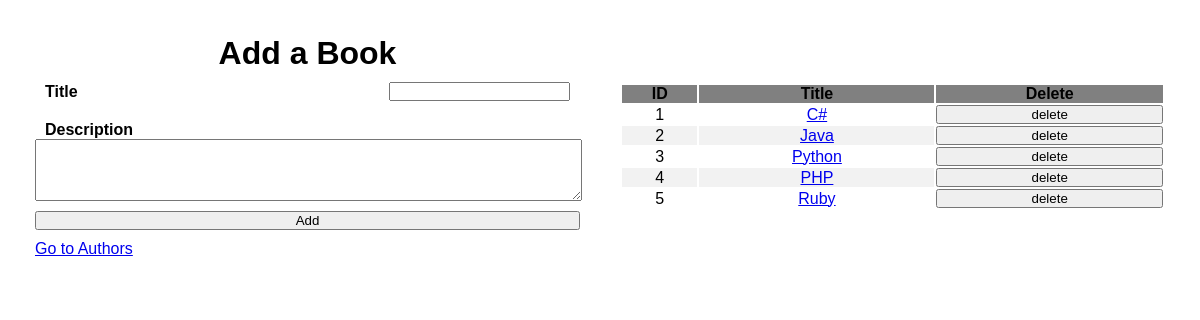
The page / on the database its author committed.
### main_app/models.py (models this page shows)
class Book(models.Model):
    title = models.CharField(max_length=255)
    description = models.TextField()
    created_at = models.DateTimeField(auto_now_add=True)
    updated_at = models.DateTimeField(auto_now=True)

### main_app/views.py (the view)
# urls.py: path('', views.index),
def index(request, page_type="books"):
    if page_type == "books":
        pass_data = Book.objects.all()
    else:
        pass_data = Author.objects.all()
    context={
        "table_data": pass_data,
        "page_type": page_type,
    }
    return render(request,"index.html",context)

### main_app/templates/index.html (shortened to what this page needs)
<!DOCTYPE html>
<html lang="en">
<head>
    {% load static %}
    <link rel="stylesheet" href="{% static 'css/style.css' %}">
</head>
<body>
    <div class="container">
        <div class="col">
            <h1>{%if page_type == "books" %}Add a Book{% else %}Add an Author{% endif %}</h1>
            <form action="/{{ page_type }}/add" method="POST">
                <div>
                    <label for="input_name_box">{%if page_type == "books" %}Title{% else %}First Name{% endif %}</label>
                    <input type="text" name="input_name_box" id="input_name_box">
                </div>
                <label for="description_box" id="description_box_label">{%if page_type == "books" %}Description{% else %}Notes{% endif %}</label>
                <textarea name="description_box" rows="4"></textarea>
                <button class="submit_new">Add</button>
            </form>
            {% if page_type == "books" %}
                <a href="/authors">Go to Authors</a>
            {% else %}
                <a href="/books">Go to Books</a>
            {% endif %}
        </div>
        <div class="col">
            <table id="data_table">
                <thead>
                    <th>ID</th>
                    <th>{%if page_type == "books" %}Title{% else %}Name{% endif %}</th>
                    <th>Delete</th>
                </thead>
                <tbody>
                    {% for item in table_data %}
                    <tr>
                        <td>{{ item.id }}</td>
                        <td><a href="/{{ page_type }}/{{ item.id }}">{% if page_type == "books" %}{{ item.title }}{% else %}{{ item.first_name }} {{item.last_name}}{% endif %}</a></td>
                        <td>
                            <form action="/{{ page_type }}/delete" method="POST">
                                <button>delete</button>
                            </form>
                        </td>
                    </tr>
                    {% endfor %}
                </tbody>
            </table>
        </div>
    </div>
</body>
</html>

### main_app/static/css/style.css (style rules this page uses)
* { padding: 0px; margin: 0px; font-family: 'Lucida Sans', 'Lucida Sans Regular', 'Lucida Grande', 'Lucida Sans Unicode', Geneva, Verdana, sans-serif; }
label { font-weight: bolder; }
.container { margin:15px; display:flex; justify-content: space-between; }
.col { margin-right:50px; margin-left:50px; display:flex; flex-direction:column; width:50%; margin:auto; padding:20px; }
.col h1 { text-align:center; }
.col form { display:flex; flex-direction: column }
.col form div { display:flex; justify-content: space-between; align-items: center; align-content: center; margin: 10px; }
.col form textarea { width:100%; margin:auto; }
.submit_new { margin: 10px 0px; width:100%; }
thead { background-color: grey; }
td { text-align: center; }
tr:nth-child(even) { background-color: #f2f2f2; }
#description_box_label { margin-top:10px; margin-left:10px; }

### rows shown on the page
Book: id "1", title "C#"
Book: id "2", title "Java"
Book: id "3", title "Python"
Book: id "4", title "PHP"
Book: id "5", title "Ruby"
